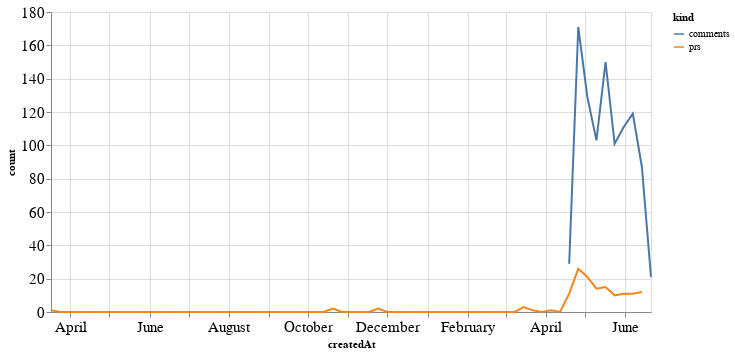

The notebook cell saved with this chart:
### Code cell
alt.Chart(total_time, width=600).mark_line().encode(
    x='createdAt',
    y='count',
    color='kind'
)

### Figure 1 — Vega-Lite specification as saved in the notebook (floating-point values rounded to 4 significant figures; data arrays with more than 128 entries replaced by an {"elided": "..."} marker saying what was removed)
{"config": {"axisLeft": {"labelFontSize": 15}, "axisBottom": {"labelFontSize": 15}}, "data": {"name": "data-f23f91fda06c55af1d212450df9b4c28"}, "mark": "line", "encoding": {"color": {"type": "nominal", "field": "kind"}, "x": {"type": "temporal", "field": "createdAt"}, "y": {"type": "quantitative", "field": "count"}}, "width": 600, "$schema": "https://vega.github.io/schema/vega-lite/v4.8.1.json", "datasets": {"data-f23f91fda06c55af1d212450df9b4c28": {"elided": "134 records"}}}
